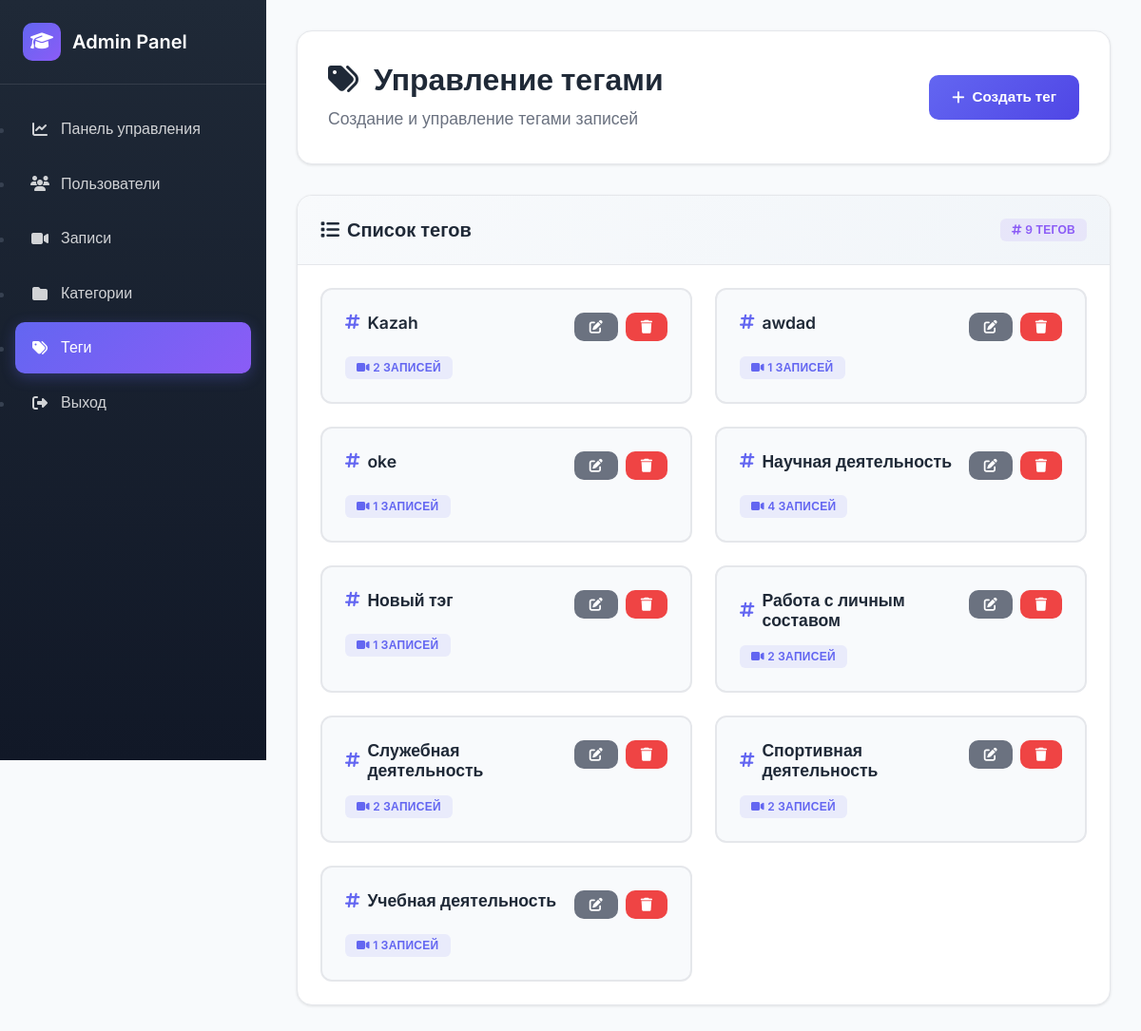
/admin/tags (signed in), run on an earlier commit of the app's database.
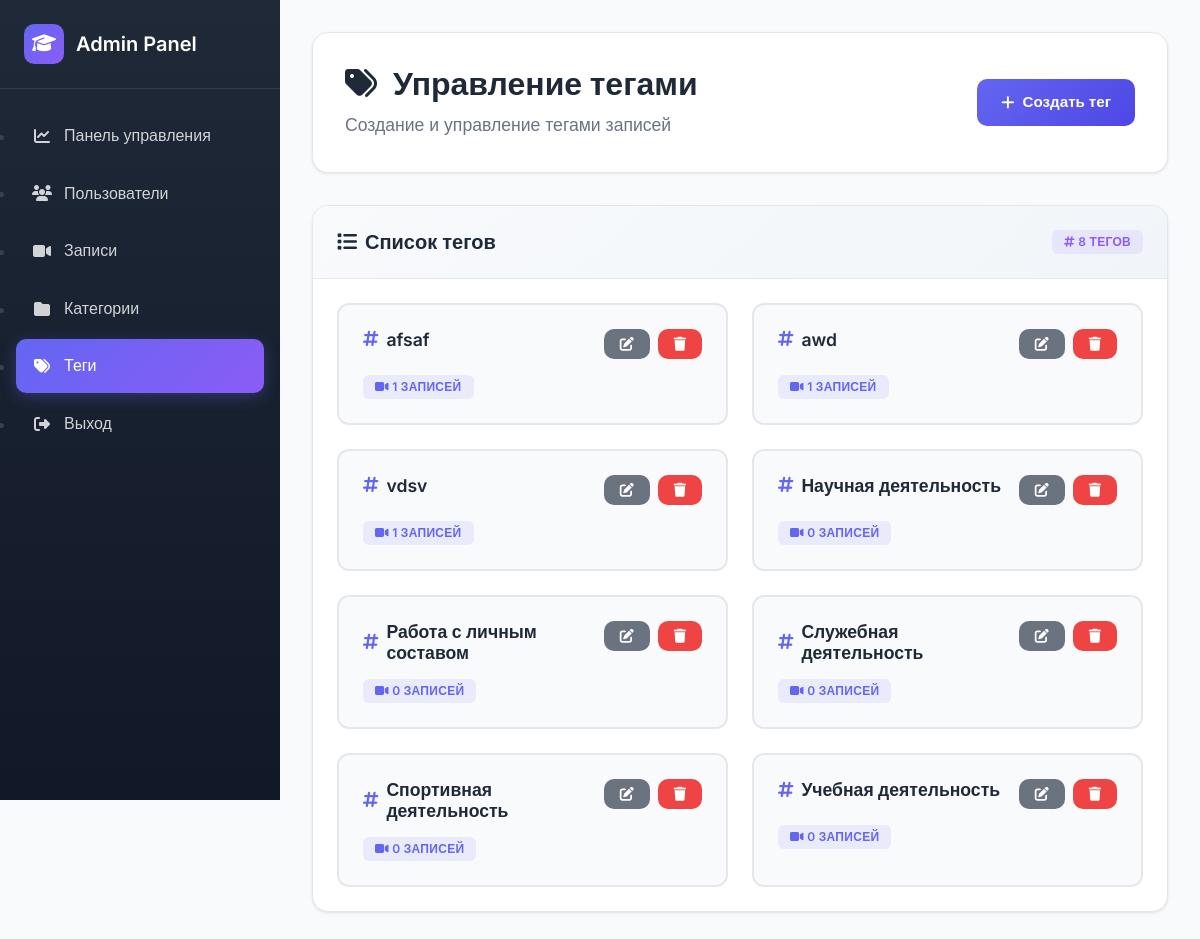
And on a later commit of the database.
### tables this page shows
CREATE TABLE tags (
            id INTEGER PRIMARY KEY AUTOINCREMENT,
            name TEXT UNIQUE NOT NULL,
            created_at TIMESTAMP DEFAULT CURRENT_TIMESTAMP
        );

### backend/app.py (the view)
@app.route('/admin/tags', methods=['GET'])
@admin_required
def admin_tags():
    db = get_db()
    cursor = db.cursor()
    cursor.execute('''
        SELECT t.*, COUNT(rt.recording_id) as usage_count
        FROM tags t
        LEFT JOIN recording_tags rt ON t.id = rt.tag_id
        GROUP BY t.id
        ORDER BY t.name
    ''')
    tags = cursor.fetchall()
    return render_template('admin/tags.html', tags=tags)

### backend/app.py (called while the page is built)
def get_db():
    if 'db' not in g:
        g.db = sqlite3.connect(app.config['DATABASE'])
        g.db.row_factory = sqlite3.Row
    return g.db

def close_db_1(e=None):
    db = g.pop('db', None)
    if db is not None:
        db.close()

@app.before_request
def handle_preflight():
    if request.method == "OPTIONS":
        response = jsonify({'message': 'OK'})
        response.headers.add("Access-Control-Allow-Origin", "*")
        response.headers.add('Access-Control-Allow-Headers', "*")
        response.headers.add('Access-Control-Allow-Methods', "*")
        return response

@app.before_request
def log_request_info():
    if app.debug:
        print(f"Request: {request.method} {request.url}")
        if request.is_json:
            print(f"JSON: {request.get_json()}")

@app.after_request
def after_request(response):
    response.headers.add('Access-Control-Allow-Origin', '*')
    response.headers.add('Access-Control-Allow-Headers', 'Content-Type,Authorization')
    response.headers.add('Access-Control-Allow-Methods', 'GET,PUT,POST,DELETE,OPTIONS')
    return response

def admin_required(f):
    @wraps(f)
    def decorated_function(*args, **kwargs):
        if 'admin_user_id' not in session:
            return redirect(url_for('admin_login'))
        return f(*args, **kwargs)
    return decorated_function

### backend/templates/admin/tags.html (shortened to what this page needs)
{% extends "admin/base.html" %}
{% block content %}
<div class="page-header">
    <div class="d-flex justify-content-between align-items-center">
        <div>
            <h2><i class="fas fa-tags me-3"></i>Управление тегами</h2>
            <p>Создание и управление тегами записей</p>
        </div>
        <button class="btn btn-primary" onclick="showCreateModal()">
            <i class="fas fa-plus"></i>
            Создать тег
        </button>
    </div>
</div>
<div style="display: grid; grid-template-columns: 1fr; gap: 2rem;">
    <div class="card">
        <div class="card-header">
            <div class="d-flex justify-content-between align-items-center">
                <h3><i class="fas fa-list me-2"></i>Список тегов</h3>
                <div class="badge badge-info">
                    <i class="fas fa-hashtag"></i>
                    {{ tags|length }} тегов
                </div>
            </div>
        </div>
        <div class="card-body">
            {% if tags %}
                <div class="tags-grid">
                    {% for tag in tags %}
                        <div class="tag-item">
                            <div class="tag-content">
                                <div class="tag-header">
                                    <h4 class="tag-name">
                                        <i class="fas fa-hashtag"></i>
                                        {{ tag.name }}
                                    </h4>
                                    <div class="tag-actions">
                                        <button class="btn btn-sm btn-secondary" onclick="editTag({{ tag.id }}, '{{ tag.name }}')">
                                            <i class="fas fa-edit"></i>
                                        </button>
                                        <form method="POST" action="{{ url_for('admin_delete_tag', tag_id=tag.id) }}" style="display: inline;">
                                            <button type="submit" class="btn btn-sm btn-danger"
                                                    onclick="return confirmDelete('Вы уверены, что хотите удалить тег &quot;{{ tag.name }}&quot;?')">
                                                <i class="fas fa-trash"></i>
                                            </button>
                                        </form>
                                    </div>
                                </div>
                                <div class="tag-stats">
                                    <span class="badge badge-primary">
                                        <i class="fas fa-video"></i>
                                        {{ tag.usage_count }} записей
                                    </span>
                                </div>
                            </div>
                        </div>
                    {% endfor %}
                </div>
            {% endif %}
        </div>
    </div>
</div>
{% endblock %}

### backend/templates/admin/base.html (shortened to what this page needs)
<!DOCTYPE html>
<html lang="ru">
<head>
    <link href="https://cdn.jsdelivr.net/npm/bootstrap@5.3.2/dist/css/bootstrap.min.css" rel="stylesheet">
    <link rel="stylesheet" href="https://cdnjs.cloudflare.com/ajax/libs/font-awesome/6.5.0/css/all.min.css">
</head>
<body>
    <nav class="sidebar" id="sidebar">
        <div class="sidebar-header">
            <a href="{{ url_for('admin_dashboard') }}" class="sidebar-brand">
                <i class="fas fa-graduation-cap"></i>
                <span>Admin Panel</span>
            </a>
        </div>
        <ul class="sidebar-nav">
            <li class="nav-item">
                <a href="{{ url_for('admin_dashboard') }}" class="nav-link {% if request.endpoint == 'admin_dashboard' %}active{% endif %}">
                    <i class="fas fa-chart-line"></i>
                    <span>Панель управления</span>
                </a>
            </li>
            <li class="nav-item">
                <a href="{{ url_for('admin_users') }}" class="nav-link {% if request.endpoint == 'admin_users' or request.endpoint == 'edit_user' %}active{% endif %}">
                    <i class="fas fa-users"></i>
                    <span>Пользователи</span>
                </a>
            </li>
            <li class="nav-item">
                <a href="{{ url_for('admin_recordings') }}" class="nav-link {% if request.endpoint == 'admin_recordings' or request.endpoint == 'edit_recording' %}active{% endif %}">
                    <i class="fas fa-video"></i>
                    <span>Записи</span>
                </a>
            </li>
            <li class="nav-item">
                <a href="{{ url_for('admin_categories') }}" class="nav-link {% if request.endpoint == 'admin_categories' %}active{% endif %}">
                    <i class="fas fa-folder"></i>
                    <span>Категории</span>
                </a>
            </li>
            <li class="nav-item">
                <a href="{{ url_for('admin_tags') }}" class="nav-link {% if request.endpoint == 'admin_tags' %}active{% endif %}">
                    <i class="fas fa-tags"></i>
                    <span>Теги</span>
                </a>
            </li>
            <li class="nav-item">
                <a href="{{ url_for('admin_logout') }}" class="nav-link">
                    <i class="fas fa-sign-out-alt"></i>
                    <span>Выход</span>
                </a>
            </li>
        </ul>
    </nav>
    <main class="main-content">
        {% block content %}{% endblock %}
    </main>
</body>
</html>

### backend/templates/admin/base.html (style rules this page uses)
:root { --primary-color: #6366f1; --primary-dark: #4f46e5; --secondary-color: #8b5cf6; --success-color: #10b981; --warning-color: #f59e0b; --danger-color: #ef4444; --dark-color: #1f2937; --light-color: #f8fafc; --border-color: #e5e7eb; --sidebar-width: 280px; --header-height: 70px; }
* { margin: 0; padding: 0; box-sizing: border-box; }
body { font-family: 'Inter', sans-serif; background: #f8fafc; color: #374151; line-height: 1.6; }
.sidebar { position: fixed; top: 0; left: 0; width: var(--sidebar-width); height: 100vh; background: linear-gradient(180deg, #1f2937 0%, #111827 100%); z-index: 1000; transition: transform 0.3s ease; overflow-y: auto; }
.sidebar-header { padding: 1.5rem; border-bottom: 1px solid rgba(255, 255, 255, 0.1); }
.sidebar-brand { display: flex; align-items: center; gap: 0.75rem; color: white; text-decoration: none; font-weight: 600; font-size: 1.25rem; }
.sidebar-brand i { width: 40px; height: 40px; background: linear-gradient(135deg, var(--primary-color), var(--secondary-color)); border-radius: 10px; display: flex; align-items: center; justify-content: center; font-size: 1.2rem; }
.sidebar-nav { padding: 1rem 0; }
.nav-item { margin: 0.25rem 1rem; }
.nav-link { display: flex; align-items: center; gap: 0.75rem; padding: 0.875rem 1rem; color: rgba(255, 255, 255, 0.8); text-decoration: none; border-radius: 10px; transition: all 0.3s ease; font-weight: 500; }
.nav-link.active { background: linear-gradient(135deg, var(--primary-color), var(--secondary-color)); color: white; box-shadow: 0 4px 15px rgba(99, 102, 241, 0.3); }
.nav-link i { width: 20px; text-align: center; }
.main-content { margin-left: var(--sidebar-width); min-height: 100vh; padding: 2rem; }
.page-header { background: white; border-radius: 16px; padding: 2rem; margin-bottom: 2rem; box-shadow: 0 1px 3px rgba(0, 0, 0, 0.1); border: 1px solid var(--border-color); }
.page-header h2 { color: var(--dark-color); font-weight: 700; margin-bottom: 0.5rem; font-size: 2rem; }
.page-header p { color: #6b7280; margin: 0; font-size: 1.1rem; }
.card { background: white; border-radius: 16px; box-shadow: 0 1px 3px rgba(0, 0, 0, 0.1); border: 1px solid var(--border-color); overflow: hidden; transition: all 0.3s ease; }
.card-header { background: linear-gradient(135deg, #f8fafc, #f1f5f9); padding: 1.5rem; border-bottom: 1px solid var(--border-color); }
.card-header h3 { color: var(--dark-color); font-weight: 600; margin: 0; font-size: 1.25rem; }
.card-body { padding: 1.5rem; }
.btn { display: inline-flex; align-items: center; gap: 0.5rem; padding: 0.75rem 1.5rem; border: none; border-radius: 10px; font-weight: 600; text-decoration: none; cursor: pointer; transition: all 0.3s ease; font-size: 0.95rem; }
.btn-primary { background: linear-gradient(135deg, var(--primary-color), var(--primary-dark)); color: white; }
.btn-secondary { background: #6b7280; color: white; }
.btn-danger { background: var(--danger-color); color: white; }
.btn-sm { padding: 0.5rem 1rem; font-size: 0.875rem; }
.badge { display: inline-block; padding: 0.375rem 0.75rem; font-size: 0.75rem; font-weight: 600; border-radius: 6px; text-transform: uppercase; letter-spacing: 0.025em; }
.badge-primary { background: rgba(99, 102, 241, 0.1); color: var(--primary-color); }
.badge-info { background: rgba(139, 92, 246, 0.1); color: var(--secondary-color); }
.d-flex { display: flex; }
.justify-content-between { justify-content: space-between; }
.align-items-center { align-items: center; }

### backend/templates/admin/tags.html (style rules this page uses)
.tags-grid { display: grid; grid-template-columns: repeat(auto-fill, minmax(300px, 1fr)); gap: 1.5rem; }
.tag-item { background: #f8fafc; border: 2px solid #e5e7eb; border-radius: 12px; padding: 1.5rem; transition: all 0.3s ease; }
.tag-header { display: flex; justify-content: space-between; align-items: flex-start; margin-bottom: 1rem; }
.tag-name { font-size: 1.1rem; font-weight: 600; color: var(--dark-color); margin: 0; display: flex; align-items: center; gap: 0.5rem; }
.tag-name i { color: var(--primary-color); }
.tag-actions { display: flex; gap: 0.5rem; }
.tag-stats { display: flex; gap: 0.75rem; flex-wrap: wrap; }

What changed in the data, as far as the page shows it:
removed tags: name "Kazah", usage_count "2"
removed tags: name "awdad", usage_count "1"
removed tags: name "oke", usage_count "1"
removed tags: name "Новый тэг", usage_count "1"
added tags: name "afsaf", usage_count "1"
added tags: name "awd", usage_count "1"
added tags: name "vdsv", usage_count "1"
changed tags "Научная деятельность": usage_count "4" → "0"
changed tags "Работа с личным составом": usage_count "2" → "0"
changed tags "Служебная деятельность": usage_count "2" → "0"
changed tags "Спортивная деятельность": usage_count "2" → "0"
changed tags "Учебная деятельность": usage_count "1" → "0"
Also different on the page:
{{ tags|length }}: "9" → "8"
